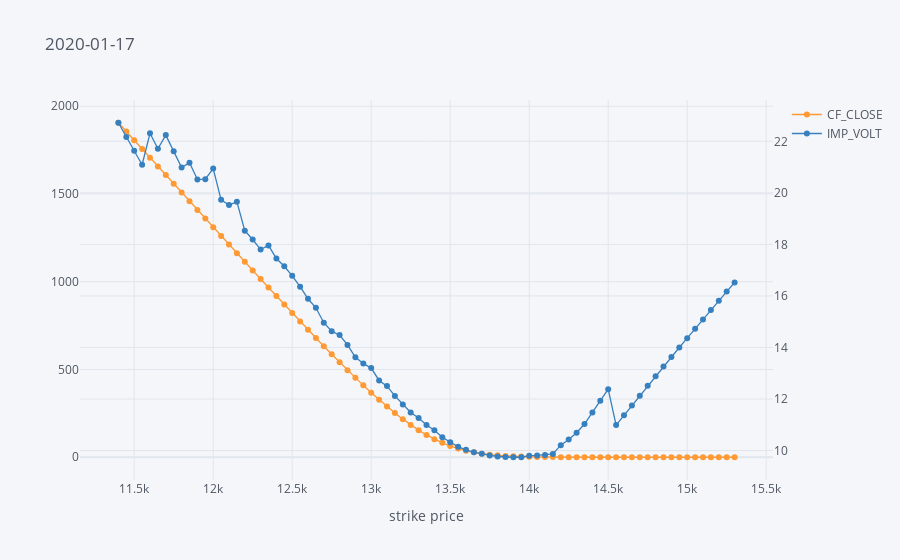
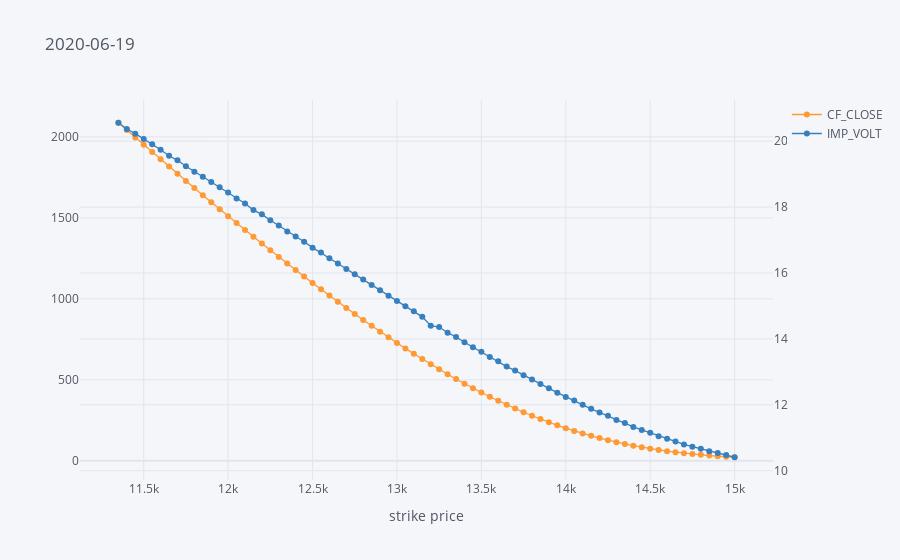
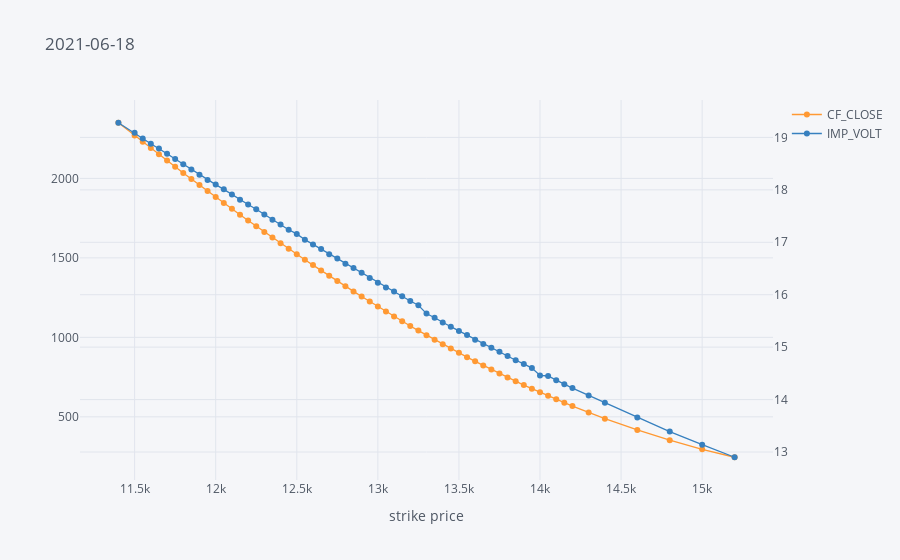

These figures' notebook cell, in order:
### Code cell
for expiry in exp_dates:
    to_plot = calls[calls['EXPIR_DATE'] == expiry]
    to_plot.set_index('STRIKE_PRC')[['CF_CLOSE', 'IMP_VOLT']].iplot(title=expiry, secondary_y=['IMP_VOLT'], mode='lines+markers', size=6, xTitle='strike price')
